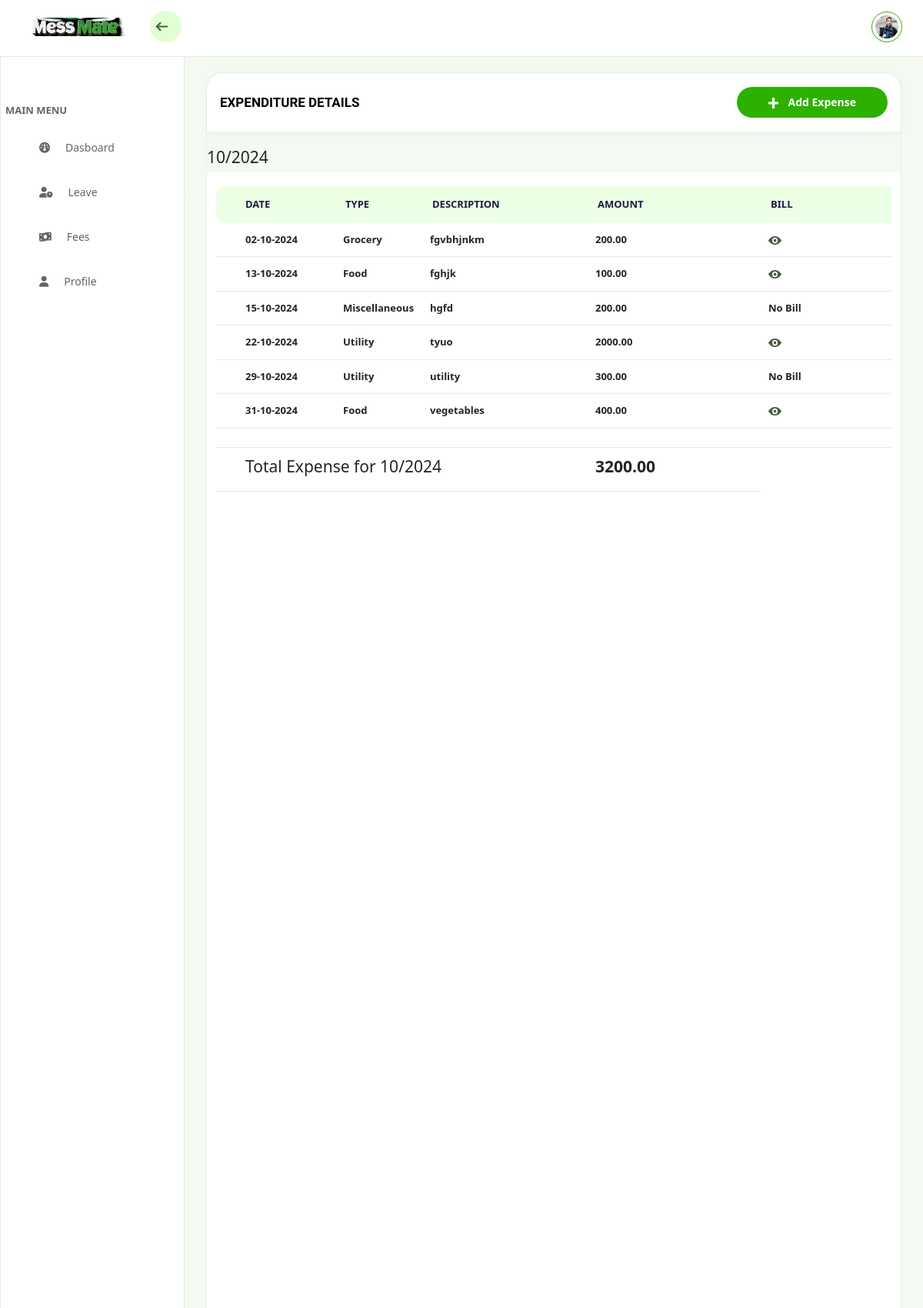
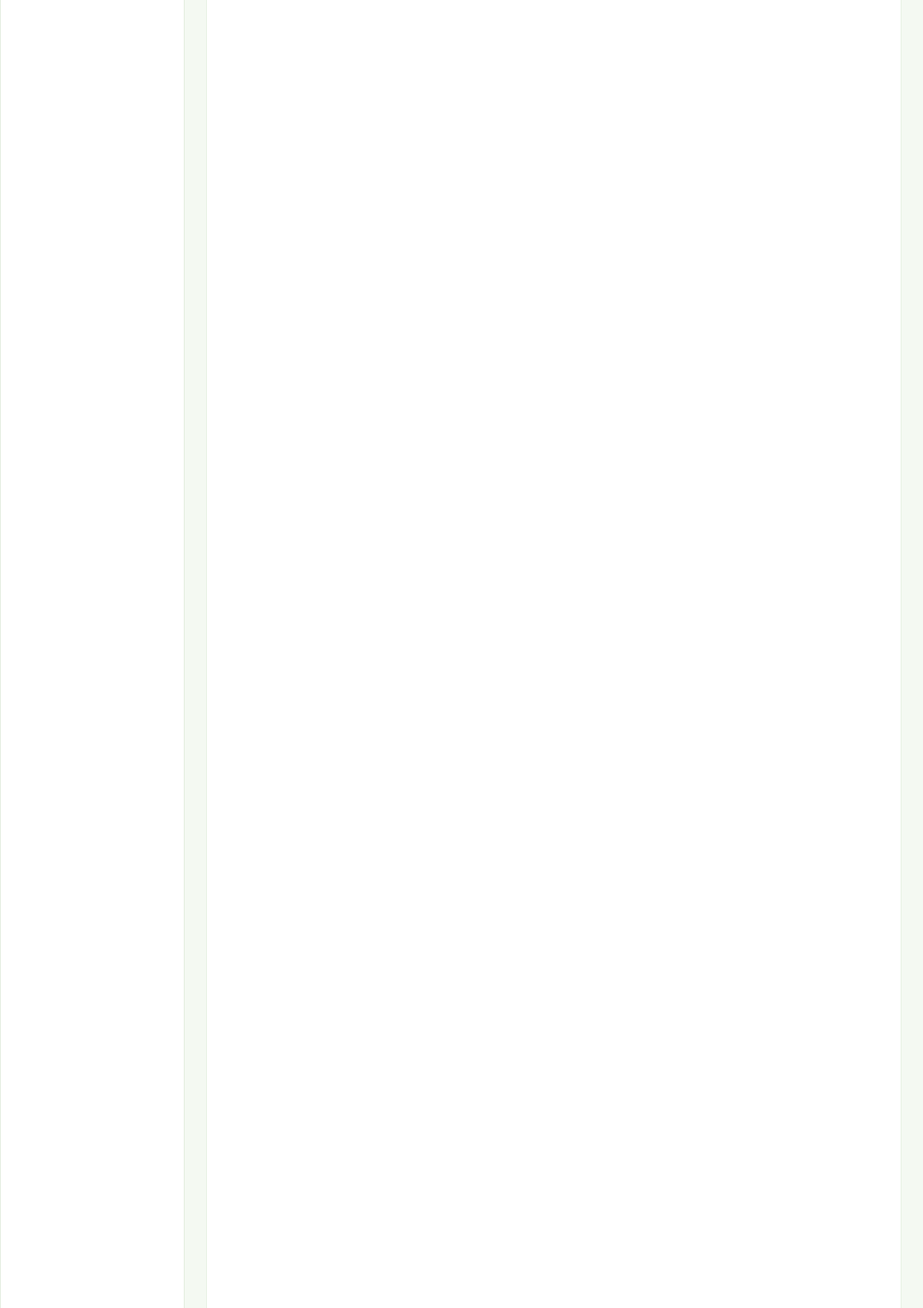
Screenshot of /expenditure_list/ (upper part) with the database file from the repository (2 pictures, top to bottom).
### mess_app/models.py (models this page shows, shortened)
class Expenditure(models.Model):
    EXPENDITURE_TYPES = [
        ('grocery', 'Grocery'),
        ('food', 'Food'),
        ('utility', 'Utility'),
        ('maintenance', 'Maintenance'),
        ('salary', 'Staff Salary'),
        ('miscellaneous', 'Miscellaneous'),
    ]
    expenditure_date = models.DateField()  # Date of the expenditure
    expenditure_type = models.CharField(max_length=20,choices=EXPENDITURE_TYPES)  # Type of expenditure
    description = models.TextField(blank=False, null=True)  # Optional description of the expenditure
    amount = models.DecimalField(max_digits=10, decimal_places=2)  # Amount spent
    bill_image = models.ImageField(upload_to='bills/')  # Optional field to upload a bill image
    created_at = models.DateTimeField(auto_now_add=True)  # Automatically sets the timestamp when the record is created
    updated_at = models.DateTimeField(auto_now=True)  # Automatically updates the timestamp when the record is modified

### mess_app/views.py (the view)
# urls.py: path('expenditure_list/', views.expenditure_list, name='expenditure_list'),
def expenditure_list(request):
    if request.method == 'POST':
        form = ExpenditureForm(request.POST, request.FILES)
        if form.is_valid():
            form.save()
            return redirect('expenditure_list')  # Replace with the name of the view or URL to redirect after saving
    else:
        form = ExpenditureForm()
    expenditures = Expenditure.objects.all().order_by('expenditure_date')
    monthly_expenditures = defaultdict(list)
    for expense in expenditures:
        month_year = expense.expenditure_date.strftime('%m/%Y')  # Example:9/2024
        monthly_expenditures[month_year].append(expense)
    monthly_expenditures_with_totals = {}
    for month, expenses in monthly_expenditures.items():
        total = sum(exp.amount for exp in expenses)
        monthly_expenditures_with_totals[month] = {
            'expenses': expenses,
            'total': total
        }
    sorted_monthly_expenditures = OrderedDict(sorted(monthly_expenditures_with_totals.items(), key=lambda x: x[0], reverse=True))
    return render(request, 'expenditure_form.html', {
        'form': form,
        'monthly_expenditures': sorted_monthly_expenditures,
    })

### mess_app/context_processors.py (called while the page is built)
def admin_status(request):
    return {
        'profile': request.user,  # Adjust this logic if needed
    }

### templates/expenditure_form.html (shortened to what this page needs)
{% extends "navbar.html" %}
{% load static %}
{% block table %}
<div class="db-rt-outer">
    <div class="db-rt-cont-area">
        <div class="top-panel-wrp">
            <div class="title">EXPENDITURE DETAILS</div>
                <div class="rt-cta-wrp">
                    <button class="radius-long btn" type="button" data-bs-toggle="modal" data-bs-target="#AddExpenditure">
                        <span class="icon"><img src="{% static 'img/btn-plus-icon.svg' %}" alt=""></span>
                        <span class="txt">Add Expense</span>
                    </button>
                </div>
             </div>
          <div class="expenditure-monthly">
            {% for month, data in monthly_expenditures.items %}
            <br> <h4>{{ month }}</h4>
                <div class="common-table-wrp">
                    <div class="table-responsive">
                        <table class="table common-table-listing">
                            <thead>
                                <tr>
                                    <th scope="col" class="title">DATE</th>
                                    <th scope="col" class="link">TYPE</th>
                                    <th scope="col" class="phone">DESCRIPTION</th>
                                    <th scope="col" class="mail">AMOUNT</th>
                                    <th scope="col" class="date">BILL</th>
                                </tr>
                            </thead>
                            <tbody>
                                {% for expense in data.expenses %}
                                <tr>
                                    <td>{{ expense.expenditure_date|date:"d-m-Y" }}</td>
                                    <td>{{ expense.get_expenditure_type_display }}</td>
                                    <td>{{ expense.description }}</td>
                                    <td>{{ expense.amount }}</td>
                                    <td>
                                        {% if expense.bill_image %}
                                            <a href="{{ expense.bill_image.url }}" class="actn-btn-eclipse">
                                                <img src="{% static 'img/eye.svg' %}" alt="">
                                            </a>
                                        {% else %}
                                            No Bill
                                        {% endif %}
                                    </td>
                                </tr>
                                {% endfor %}
                                <tr>
                                    <td colspan="5"></td>
                                </tr>
                                <tr>
                                    <td colspan="3"><h4>Total Expense for {{ month }}</h4></td>
                                    <td><h4><strong>{{ data.total }}</strong></h4></td>
                                </tr>
                            </tbody>
                        </table>
                    </div>
                </div>
            {% endfor %}
        </div>
    </div>
</div>
{% endblock %}

### static/css/common.css (style rules this page uses)
:root { --colorPrimary: #34CA00;--colorPrHover: #2cb100;--colorPrLight: #CCFFBB;--colorSecondary: #C3DEB9;--colorSecLight: #CEFFBD;--selectedBG: #E5FFDC;--txtColor: #000000;--txtLight: #4A5B44;--btnSecColor: #264919;--borderLight: #CCDFC5;--db-outr-brdr: #E6F1E2;--bgWhite: #fff;--dbRtBg: #F4F9F2;--titleWrpBoxShadow:#0000000A;--eclipseBorder: #DFEFD9;--txtWhite: #fff;--tableHeaderBg: #EBFFE4;--tableThTxt: #1D1E40;--tableRowBorder: #DFEFD9;--selectBorder:#D9D9D9;--formLabelColor: #4A5A44;--planCardBorder: #E1F0DB;--sideNavTxt:#656565;--logoutBorder:#B9CEB2;--navBg:#E0FFD3;--hdrBorder:#E2ECDD;--cardBorder: #74DD4F;--pricingCardHead: #E3FFD980;--btnLight: #E4F9DD;--accordianBorder: #ACFC90;--txtWhite: #fff;--cancelSub:#EFA4A4;--redHover:#c81010;--uploadBg: #F5FFF2;--expired:#FF6A6A;--used:#FFC43A;--copyBorder: #D2E9C9;--imgBoxShadow: #2D392926;--formBorder: #AEE59B;--tabShadow: #34CA0026 }
html,body { padding:0;margin:0 }
img { max-width:100% }
a { text-decoration:none }
button { box-shadow:none;outline:none }
body,html { font-family:"Raleway",sans-serif;font-size:14px;font-weight:400 }
.btn.btn { line-height:1;font-size:16px;padding:16px }
@media (max-width: 1679px) { .btn.btn { font-size:14px;padding:14px } }
@media (max-width: 1441px) { .btn.btn { font-size:13px;padding:13px } }

### static/css/header-sidebar.css (style rules this page uses)
:root { --colorPrimary: #34CA00; --colorPrHover: #2cb100; --colorPrLight: #CCFFBB; --colorSecondary: #C3DEB9; --colorSecLight: #CEFFBD; --selectedBG: #E5FFDC; --txtColor: #000000; --txtLight: #4A5B44; --btnSecColor: #264919; --borderLight: #CCDFC5; --db-outr-brdr: #E6F1E2; --bgWhite: #fff; --dbRtBg: #F4F9F2; --titleWrpBoxShadow: #0000000A; --eclipseBorder: #DFEFD9; --txtWhite: #fff; --tableHeaderBg: #EBFFE4; --tableThTxt: #1D1E40; --tableRowBorder: #DFEFD9; --selectBorder: #D9D9D9; --formLabelColor: #4A5A44; --planCardBorder: #E1F0DB; --sideNavTxt: #656565; --logoutBorder: #B9CEB2; --navBg: #E0FFD3; --hdrBorder: #E2ECDD; --cardBorder: #74DD4F; --pricingCardHead: #E3FFD980; --btnLight: #E4F9DD; --accordianBorder: #ACFC90; --txtWhite: #fff; --cancelSub: #EFA4A4; --redHover: #c81010; --uploadBg: #F5FFF2; --expired: #FF6A6A; --used: #FFC43A; --copyBorder: #D2E9C9; --imgBoxShadow: #2D392926; --formBorder: #AEE59B; --tabShadow: #34CA0026 }
html, body { padding: 0; margin: 0 }
img { max-width: 100% }
a { text-decoration: none }
button { box-shadow: none; outline: none }

### static/css/common-modal.css (style rules this page uses)
:root { --colorPrimary: #34CA00;--colorPrHover: #2cb100;--colorPrLight: #CCFFBB;--colorSecondary: #C3DEB9;--colorSecLight: #CEFFBD;--selectedBG: #E5FFDC;--txtColor: #000000;--txtLight: #4A5B44;--btnSecColor: #264919;--borderLight: #CCDFC5;--db-outr-brdr: #E6F1E2;--bgWhite: #fff;--dbRtBg: #F4F9F2;--titleWrpBoxShadow:#0000000A;--eclipseBorder: #DFEFD9;--txtWhite: #fff;--tableHeaderBg: #EBFFE4;--tableThTxt: #1D1E40;--tableRowBorder: #DFEFD9;--selectBorder:#D9D9D9;--formLabelColor: #4A5A44;--planCardBorder: #E1F0DB;--sideNavTxt:#656565;--logoutBorder:#B9CEB2;--navBg:#E0FFD3;--hdrBorder:#E2ECDD;--cardBorder: #74DD4F;--pricingCardHead: #E3FFD980;--btnLight: #E4F9DD;--accordianBorder: #ACFC90;--txtWhite: #fff;--cancelSub:#EFA4A4;--redHover:#c81010;--uploadBg: #F5FFF2;--expired:#FF6A6A;--used:#FFC43A;--copyBorder: #D2E9C9;--imgBoxShadow: #2D392926;--formBorder: #AEE59B;--tabShadow: #34CA0026 }
html,body { padding:0;margin:0 }
img { max-width:100% }
a { text-decoration:none }
button { box-shadow:none;outline:none }

### templates/base.html (style rules this page uses)
body { background-color: #f8f9fa; }

### templates/expenditure_form.html (style rules this page uses)
.common-table-wrp { margin: 0; padding: 0; }
.table-responsive { margin: 0; }
.table { margin-bottom: 0; }
table.common-table-listing { border-collapse: collapse; }
th, td { padding: 8px; }

### rows the page displays
Expenditure: expenditure_date "02-10-2024", expenditure_type "Grocery", description "fgvbhjnkm", amount "200.00"
Expenditure: expenditure_date "13-10-2024", expenditure_type "Food", description "fghjk", amount "100.00"
Expenditure: expenditure_date "15-10-2024", expenditure_type "Miscellaneous", description "hgfd", amount "200.00", bill_image "No Bill"
Expenditure: expenditure_date "22-10-2024", expenditure_type "Utility", description "tyuo", amount "2000.00"
Expenditure: expenditure_date "29-10-2024", expenditure_type "Utility", description "utility", amount "300.00", bill_image "No Bill"
Expenditure: expenditure_date "31-10-2024", expenditure_type "Food", description "vegetables", amount "400.00"

### other values shown
{{ month }} "10/2024"
{{ data.total }} "3200.00"
